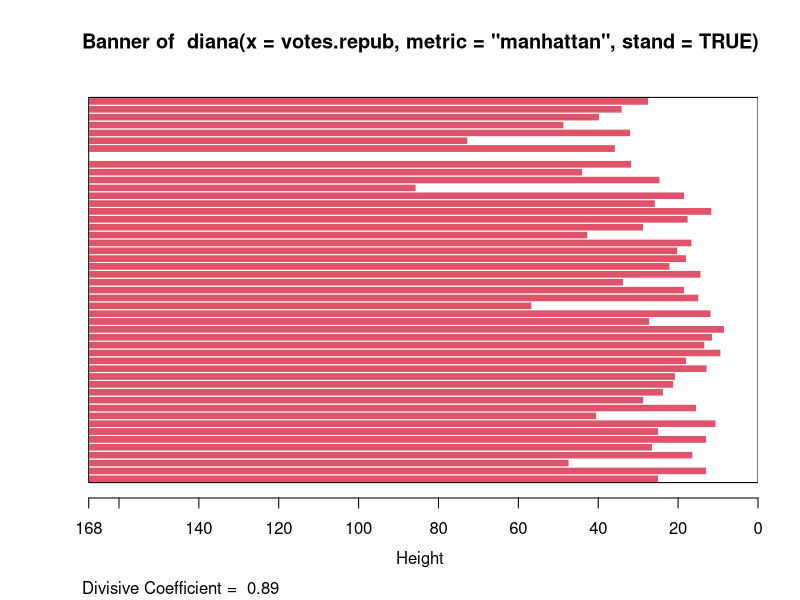
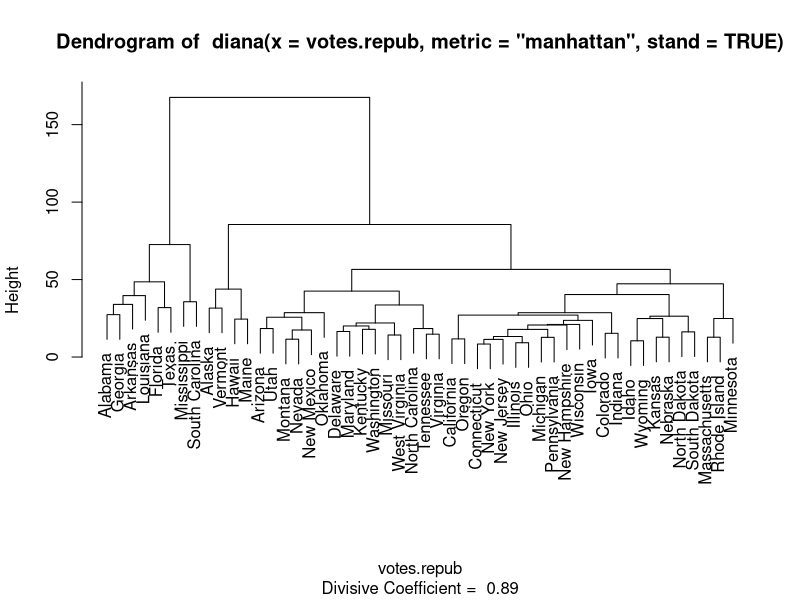
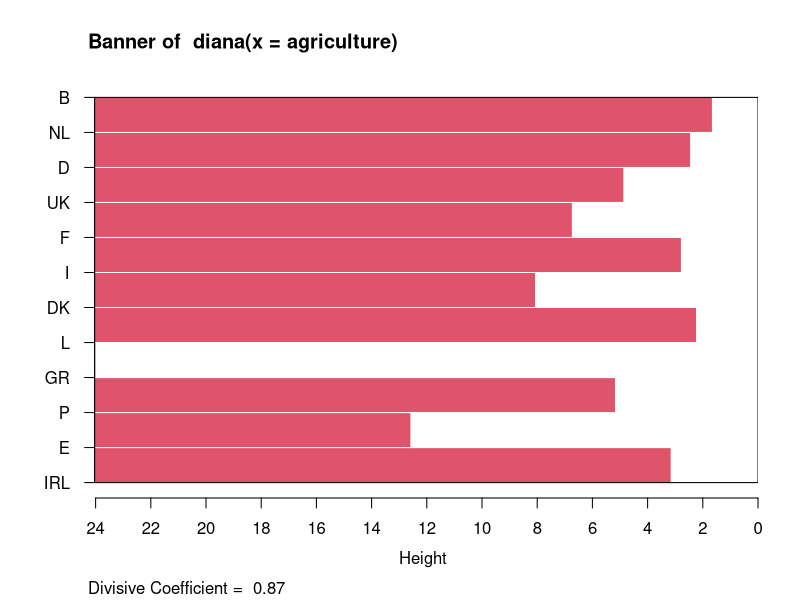
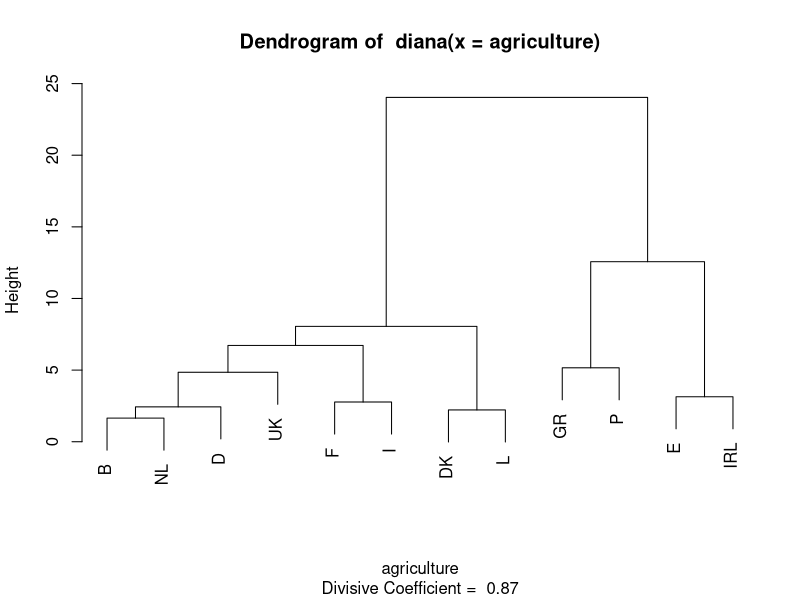

These figures' R source, in order:
library(cluster)


### Name: diana
### Title: DIvisive ANAlysis Clustering
### Aliases: diana diana.object
### Keywords: cluster

### ** Examples

data(votes.repub)
dv <- diana(votes.repub, metric = "manhattan", stand = TRUE)
print(dv)
plot(dv)

## Cut into 2 groups:
dv2 <- cutree(as.hclust(dv), k = 2)
table(dv2) # 8 and 42 group members
rownames(votes.repub)[dv2 == 1]

## For two groups, does the metric matter ?
dv0 <- diana(votes.repub, stand = TRUE) # default: Euclidean
dv.2 <- cutree(as.hclust(dv0), k = 2)
table(dv2 == dv.2)## identical group assignments

str(as.dendrogram(dv0)) # {via as.dendrogram.twins() method}

data(agriculture)
## Plot similar to Figure 8 in ref
## Not run: plot(diana(agriculture), ask = TRUE)
## Don't show: 
plot(diana(agriculture))
## End(Don't show)
